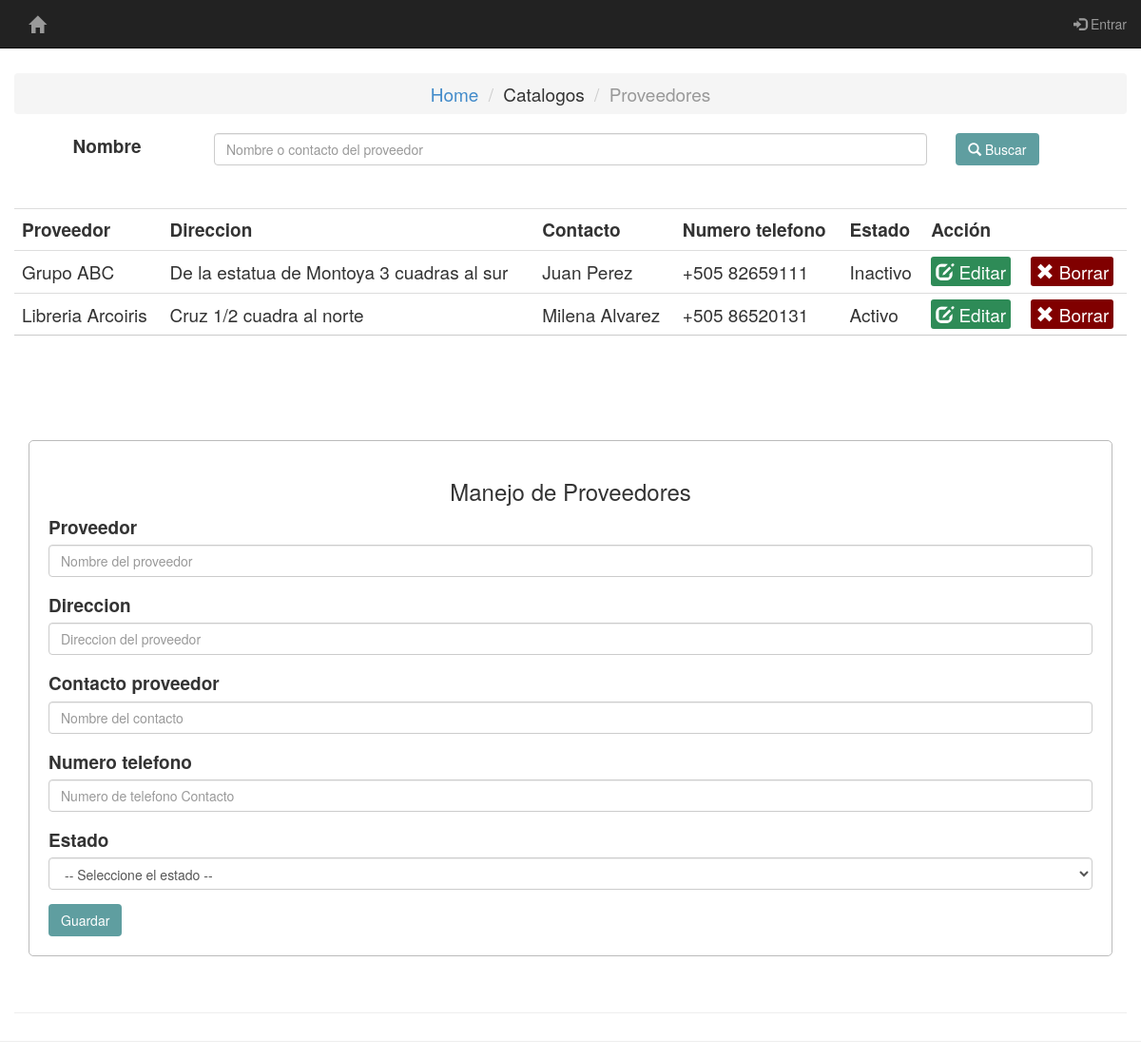
Screenshot of /catalogos/proveedores/proveedores.php with the database file from the repository.
### tables this page shows
CREATE TABLE `provider` (
  `id_proveedor` int(11) NOT NULL,
  `nombre_prov` char(255) NOT NULL,
  `direccion` char(255) NOT NULL,
  `contacto_prov` char(255) NOT NULL,
  `contacto_num` char(30) NOT NULL,
  `status_prov` tinyint(4) NOT NULL
);

### catalogos/proveedores/server.php (called while the page is built, shortened)
<?php
	$nombre_prov = "";
	$direccion = "";
	$contacto_prov = "";
	$contacto_num = "";
	$update = false;

### catalogos/proveedores/proveedores.php (the view, shortened to what this page needs)
<?php
	include 'server.php';
	include 'menu.php';
?>
<head>
	<link rel="stylesheet" type="text/css" href="style.css">
	<link rel="stylesheet" type="text/css" href="../../bootstrap/css/bootstrap.min.css">
</head>
<section class="main-container">
    <div class="col-lg-12 page-header text-center">
   <p>&nbsp;</p>
<?php $results = mysqli_query($db, "SELECT * FROM provider ORDER By nombre_prov"); ?>
<ol class="breadcrumb">
  <li><a href="../../home.php">Home</a></li>
  <li>Catalogos</li>
  <li class="active">Proveedores</li>
</ol>
<div class="container">
	<div class="form-group row">
	<label for="caja_busqueda" class="col-md-2 control-label">Nombre</label>
	<div class="col-md-8">
	<input type="text" class="form-control" id="caja_busqueda" placeholder="Nombre o contacto del proveedor">
	</div>
	<div class="col-md-1">
	<button type="button" class="btn" id="btn_buscar">
	<span class="glyphicon glyphicon-search" ></span> Buscar</button>
	</div>
	</div>
</div>
<table class='table table-hover'>
		<tr>
			<th>Proveedor</th>
			<th>Direccion</th>
			<th>Contacto</th>
			<th>Numero telefono</th>
			<th>Estado</th>
			<th colspan="2">Acción</th>
		</tr>
		<?php while ($row = mysqli_fetch_array($results)) { ?>
		<tr>
			<td><?php echo $row['nombre_prov']; ?></td>
			<td><?php echo $row['direccion']; ?></td>
			<td><?php echo $row['contacto_prov']; ?></td>
			<td>+505 <?php echo $row['contacto_num']; ?></td>
			<td><?php $status_prov = $row['status_prov'];
			if ($status_prov==1)
				{$estado="Activo";}
			else
				{$estado="Inactivo";}
			echo $estado; ?></td>
			<td>
				<a href="proveedores.php?edit=<?php echo $row['id_proveedor']; ?>" class="edit_btn"><span class="glyphicon glyphicon-edit"></span> Editar</a>
			</td>
			<td>
				<a href="server.php?del=<?php echo $row['id_proveedor']; ?>" onclick="return confirm('¿Seguro?')" class="del_btn"><span class="glyphicon glyphicon-remove"></span> Borrar</a>
			</td>
		</tr>
	<?php } ?>
</table>
<div class="container">
<div class="row">
<div class="col-md-12 page-header">
		<form role="form" action="server.php" method="post">
		  <div class="form-group">
		  	<h3><center> Manejo de Proveedores </center></h3>
		    <label for="nombre_prov">Proveedor</label>
		    <quote><input type="text" class="form-control" id="nombre_prov" name="nombre_prov" placeholder="Nombre del proveedor"  value="<?php echo $nombre_prov;?>" required>
		  </div>
		  <div class="form-group">
		    <label for="direccion">Direccion</label>
		    <input type="text" class="form-control" id="direccion" name="direccion" placeholder="Direccion del proveedor" value="<?php echo $direccion;?>" required>
		  </div>
		  <div class="form-group">
		    <label for="contacto_prov">Contacto proveedor</label>
		    <input type="text" class="form-control" id="contacto_prov" name="contacto_prov" placeholder="Nombre del contacto" value="<?php echo $contacto_prov;?>" required>
		  </div>
		  <div class="form-group">
		    <label for="contacto_num">Numero telefono </label>
		    <input type="text" class="form-control" id="contacto_num" name="contacto_num" placeholder="Numero de telefono Contacto" value="<?php echo $contacto_num;?>" required pattern="[0-9]{8,10}" title="Ingresa solo numeros">
		  </div>
		  <div class="form-group">
				<label for="status_prov">Estado</label>
				 <select class="form-control" id="status_prov" name="status_prov" required>
				 	<option selected>-- Seleccione el estado --</option>
				  </select>
			  </div>
		<div class="input-group">
		<?php if ($update == true): ?>
			<button class="btn" type="submit" name="update">Actualizar</button>
		<?php else: ?>
			<button class="btn" type="submit" name="save">Guardar</button>
		<?php endif ?>
		</div>
		</form>
		</div>
		</div>
		</div>
</section>

### catalogos/proveedores/style.css (style rules this page uses)
section { font-size: 19px; }
table { width: 50%; margin: 30px auto; border-collapse: collapse; text-align: left; }
tr { border-bottom: 1px solid #cbcbcb; }
th, td { border: none; height: 30px; padding: 2px; }
form { width: 100%; margin: 50px auto; text-align: left; padding: 20px; border: 1px solid #bbbbbb; border-radius: 5px; }
.btn { padding: 10px; font-size: 15px; color: white; background: #5F9EA0; border: none; border-radius: 5px; }
.edit_btn { text-decoration: none; padding: 2px 5px; background: #2E8B57; color: white; border-radius: 3px; }
.del_btn { text-decoration: none; padding: 2px 5px; background: #800000; color: white; border-radius: 3px; }

### rows the page displays
provider: nombre_prov "Grupo ABC", direccion "De la estatua de Montoya 3 cuadras al sur", contacto_prov "Juan Perez", contacto_num "82659111", status_prov "Inactivo"
provider: nombre_prov "Libreria Arcoiris", direccion "Cruz 1/2 cuadra al norte", contacto_prov "Milena Alvarez", contacto_num "86520131", status_prov "Activo"
